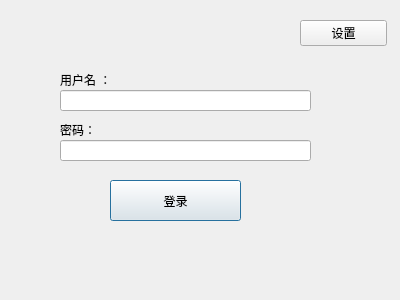
<?xml version="1.0" encoding="UTF-8"?>
<ui version="4.0">
 <class>LoginDialog</class>
 <widget class="QDialog" name="LoginDialog">
  <property name="geometry">
   <rect>
    <x>0</x>
    <y>0</y>
    <width>400</width>
    <height>300</height>
   </rect>
  </property>
  <property name="windowTitle">
   <string>Dialog</string>
  </property>
  <widget class="QLabel" name="label">
   <property name="geometry">
    <rect>
     <x>60</x>
     <y>70</y>
     <width>67</width>
     <height>19</height>
    </rect>
   </property>
   <property name="text">
    <string>用户名 ：</string>
   </property>
  </widget>
  <widget class="QLineEdit" name="edit_user">
   <property name="geometry">
    <rect>
     <x>60</x>
     <y>90</y>
     <width>251</width>
     <height>21</height>
    </rect>
   </property>
  </widget>
  <widget class="QLabel" name="label_2">
   <property name="geometry">
    <rect>
     <x>60</x>
     <y>120</y>
     <width>67</width>
     <height>19</height>
    </rect>
   </property>
   <property name="text">
    <string>密码：</string>
   </property>
  </widget>
  <widget class="QLineEdit" name="edit_pwd">
   <property name="geometry">
    <rect>
     <x>60</x>
     <y>140</y>
     <width>251</width>
     <height>21</height>
    </rect>
   </property>
   <property name="inputMethodHints">
    <set>Qt::ImhHiddenText|Qt::ImhNoAutoUppercase|Qt::ImhNoPredictiveText|Qt::ImhSensitiveData</set>
   </property>
   <property name="text">
    <string/>
   </property>
   <property name="echoMode">
    <enum>QLineEdit::Password</enum>
   </property>
  </widget>
  <widget class="QPushButton" name="pushButton">
   <property name="geometry">
    <rect>
     <x>110</x>
     <y>180</y>
     <width>131</width>
     <height>41</height>
    </rect>
   </property>
   <property name="text">
    <string>登录</string>
   </property>
  </widget>
  <widget class="QPushButton" name="but_set">
   <property name="geometry">
    <rect>
     <x>300</x>
     <y>20</y>
     <width>87</width>
     <height>26</height>
    </rect>
   </property>
   <property name="text">
    <string>设置</string>
   </property>
  </widget>
 </widget>
 <resources/>
 <connections/>
</ui>
